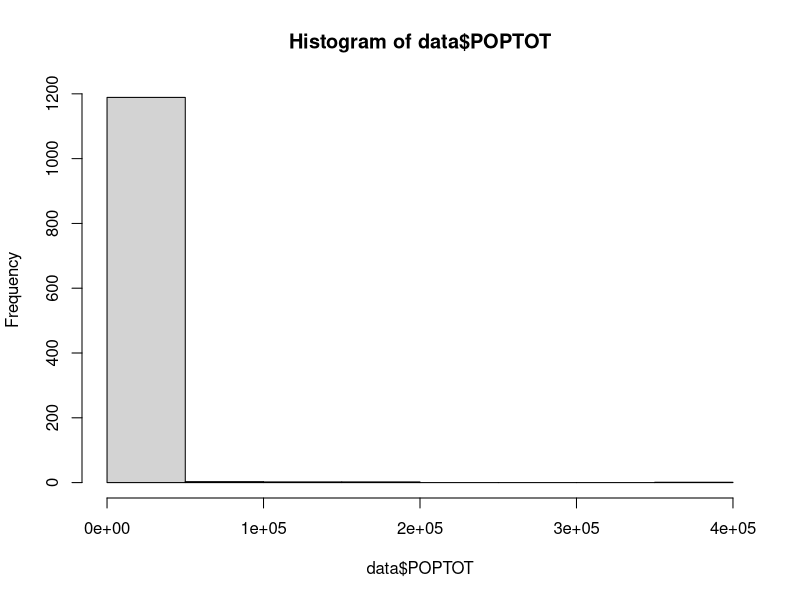
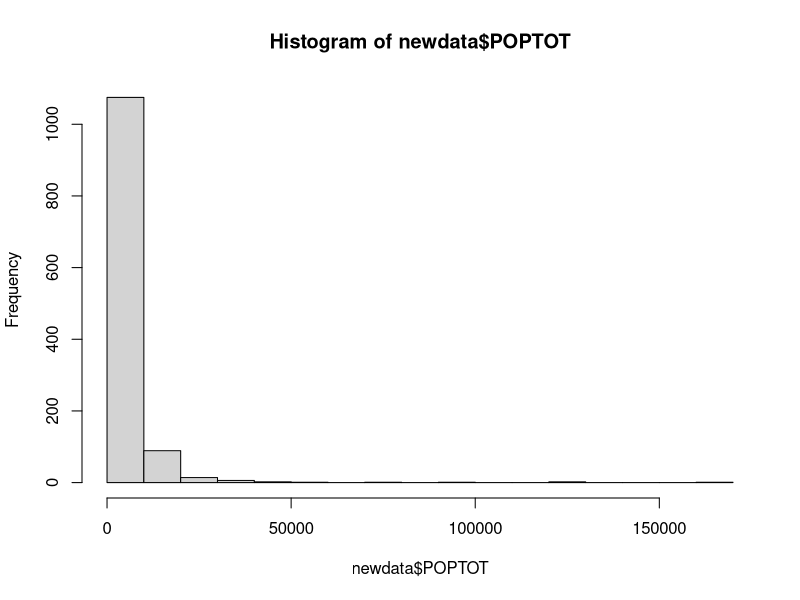
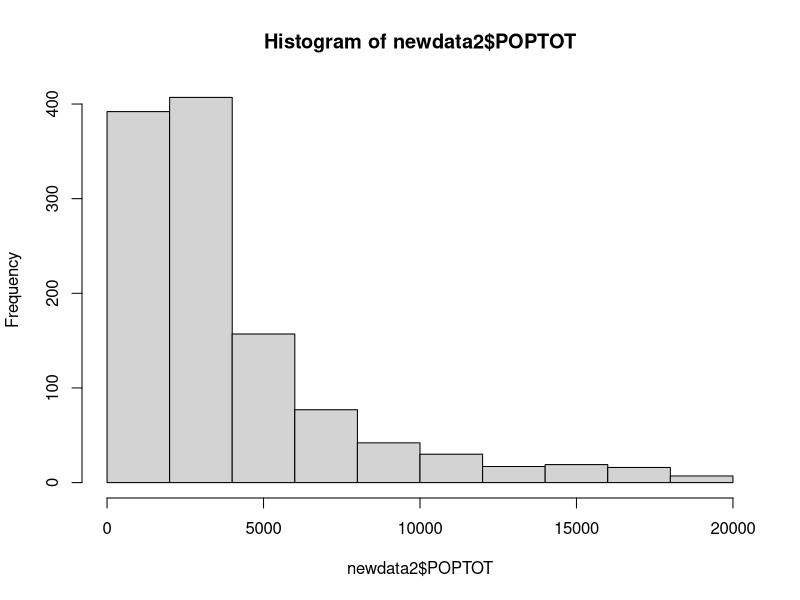

R code for these plots, in order:
library(sampling)
library(dplyr)

# Attach data, check the class of data and the first 6 rows of data
data(swissmunicipalities)
class(swissmunicipalities)
head(swissmunicipalities)

# How many units are in each region (clusters are defined as per region)
table(swissmunicipalities$REG)
data <- swissmunicipalities %>%
  arrange(REG)
head(data)

# Construct equal-size cluster
data <- data[-seq(172,589),]

table(data$REG)
for (i in 2:7){
  CC<-cumsum(table(data$REG))
  if (CC[i]>171*i){
    data<-data[-seq(171*i+1,CC[i]),]
  }
}
table(data$REG)

# Now the data is artificial
# A histogram of total population of each unit
hist(data$POPTOT)

ind=as.numeric(data$POPTOT<=100000)
newdata<-swissmunicipalities[which(ind %in% 1),]
hist(newdata$POPTOT)

ind2=as.numeric(newdata$POPTOT<=20000)
newdata2<-newdata[which(ind2 %in% 1),]
hist(newdata2$POPTOT)

# Population mean and sd
mean(data$POPTOT)
sd(data$POPTOT)
sum(data$POPTOT)

# One-stage cluster sampling
cl=sampling:::cluster(data,clustername=c("REG"),size=3,method="srswor")
mydata=getdata(data, cl)
head(mydata)
mean(mydata$POPTOT)
sd(mydata$POPTOT)
mean(mydata$POPTOT)*length(data[,1])

# population mean variance estimate
ti_var<-sd(c(sum(mydata[1:171,21]),sum(mydata[172:342,21]),sum(mydata[343:513,21])))^2
(1-3/7)*ti_var/3/171^2  

mean_vec<-function(T){
  esti_mean<-rep(0,T)
  for (i in 1:T){
    cl=sampling:::cluster(data,clustername=c("REG"),size=3,method="srswor")
    mydata=getdata(data, cl)
    esti_mean[i]=mean(mydata$POPTOT)
  }
  return(esti_mean)
}
sd(mean_vec(20))^2

# SRS
COM_sample=sample(data$COM, 171*3, replace=FALSE)
ind3=which(data$COM %in% COM_sample)
POPTOT_sample=data[ind3,22]
mean(POPTOT_sample)
sd(POPTOT_sample)
mean(POPTOT_sample)*length(data[,1])

mean_vec2<-function(T){
  esti_mean<-rep(0,T)
  for (i in 1:T){
    COM_sample=sample(data$COM, 171*3, replace=FALSE)
    ind3=which(data$COM %in% COM_sample)
    POPTOT_sample=data[ind3,22]
    esti_mean[i]=mean(POPTOT_sample)
  }
  return(esti_mean)
}
sd(mean_vec2(20))^2

# The SRS seems to be more stable, why?
within_var=rep(0,7)
within_mean=rep(0,7)
for (i in 1:7){
  within_var[i]=sd(data[(171*(i-1)+1):(171*i),22])^2
  within_mean[i]=mean(data[(171*(i-1)+1):(171*i),22])
}
MSW=mean(within_var)
MSB=sd(within_mean)^2
print(c(MSW, MSB))

# Two-stage cluster sampling
TS_sample<-mstage(data,stage=list("cluster",""), varnames=list("REG",""), size=list(3,c(10,10,10)), method=list("srswor","srswor"))
mydata2<-getdata(data,TS_sample)[[2]]
head(mydata2)
